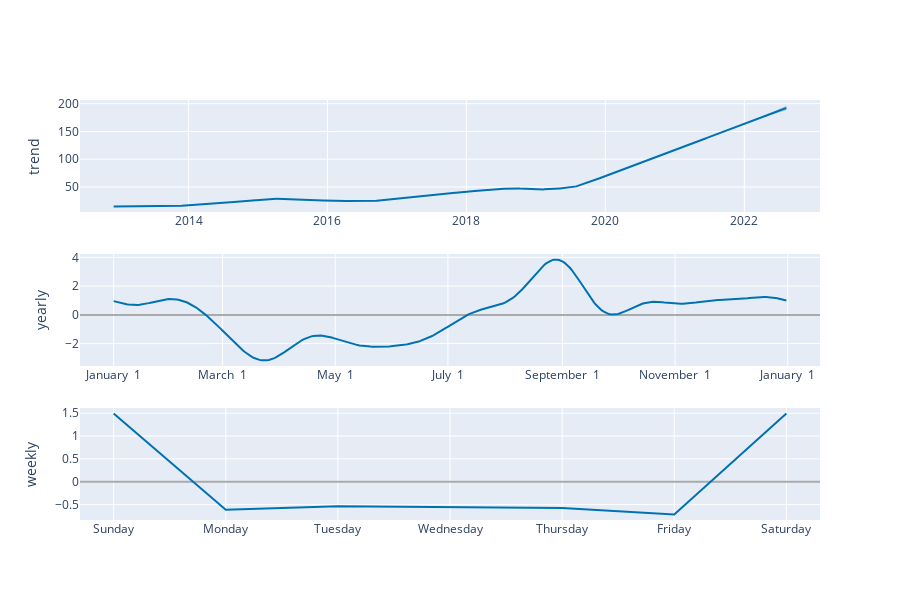

The cell this chart's notebook holds for it:
### Code cell
plot_components_plotly(model, forecast)

### Figure 1 — Plotly figure (JSON) as saved in the notebook; plotly's stock layout.template omitted (floating-point values rounded to 4 significant figures; data arrays with more than 128 entries replaced by an {"elided": "..."} marker saying what was removed)
{"data": [{"line": {"color": "#0072B2", "width": 2}, "mode": "lines", "name": "trend", "type": "scatter", "x": {"elided": "2518 str values"}, "xaxis": "x", "y": {"elided": "2518 float values"}, "yaxis": "y"}, {"line": {"color": "rgba(0, 114, 178, 0.2)", "width": 0}, "mode": "lines", "name": "trend_upper", "type": "scatter", "x": {"elided": "2518 str values"}, "xaxis": "x", "y": {"elided": "2518 float values"}, "yaxis": "y"}, {"fill": "tonexty", "fillcolor": "rgba(0, 114, 178, 0.2)", "line": {"color": "rgba(0, 114, 178, 0.2)", "width": 0}, "mode": "lines", "name": "trend_lower", "type": "scatter", "x": {"elided": "2518 str values"}, "xaxis": "x", "y": {"elided": "2518 float values"}, "yaxis": "y"}, {"line": {"color": "#0072B2", "width": 2}, "mode": "lines", "name": "yearly", "type": "scatter", "x": {"elided": "365 str values"}, "xaxis": "x2", "y": {"elided": "365 float values"}, "yaxis": "y2"}, {"line": {"color": "#0072B2", "width": 2}, "mode": "lines", "name": "weekly", "type": "scatter", "x": ["2017-01-01T00:00:00", "2017-01-02T00:00:00", "2017-01-03T00:00:00", "2017-01-04T00:00:00", "2017-01-05T00:00:00", "2017-01-06T00:00:00", "2017-01-07T00:00:00"], "xaxis": "x3", "y": [1.491, -0.6107, -0.5382, -0.5469, -0.5718, -0.7138, 1.491], "yaxis": "y3"}], "layout": {"height": 600, "showlegend": false, "width": 900, "xaxis": {"anchor": "y", "domain": [0, 1], "range": ["2012-06-09T03:36:00", "2023-02-02T20:24:00"], "type": "date"}, "xaxis2": {"anchor": "y2", "domain": [0, 1], "range": ["2016-12-13T18:54:02.958904115", "2018-01-18T11:04:57.863013581"], "tickformat": "%B %e", "type": "date"}, "xaxis3": {"anchor": "y3", "domain": [0, 1], "range": ["2016-12-31T16:48:00", "2017-01-07T07:12:00"], "tickformat": "%A", "type": "date"}, "yaxis": {"anchor": "x", "domain": [0.7333, 1], "rangemode": "normal", "title": {"text": "trend"}, "zerolinecolor": "#AAA"}, "yaxis2": {"anchor": "x2", "domain": [0.3667, 0.6333], "title": {"text": "yearly"}, "zerolinecolor": "#AAA"}, "yaxis3": {"anchor": "x3", "domain": [0, 0.2667], "title": {"text": "weekly"}, "zerolinecolor": "#AAA"}}}
